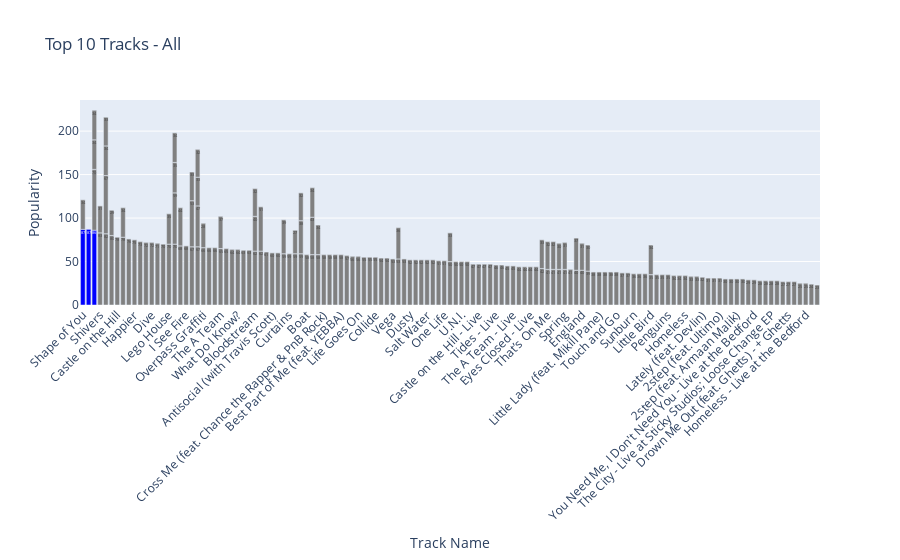

Notebook cell for this chart:
### Code cell
artist_name = "Ed Sheeran"
artist_id = get_artist_id(artist_name)
albums = get_albums(artist_id)

all_tracks = []
for album_id, album_name in albums:
    all_tracks.extend(get_tracks(album_id, album_name))

df = pd.DataFrame(all_tracks, columns=["Track", "Album", "Popularity"])
df = df.sort_values(by="Popularity", ascending=False)
df_top10 = df.groupby("Album").head(10)

display(create_bar_chart())
fig.write_html("ed_sheeran_track_popularity_by_album.html")

### Figure 1 — Plotly figure (JSON) as saved in the notebook; plotly's stock layout.template omitted (floating-point values rounded to 4 significant figures; data arrays with more than 128 entries replaced by an {"elided": "..."} marker saying what was removed)
{"data": [{"hoverinfo": "text", "hovertext": {"elided": "172 str values"}, "marker": {"color": {"elided": "172 str values"}}, "text": {"elided": "172 int values"}, "textposition": "inside", "type": "bar", "x": {"elided": "172 str values"}, "y": {"elided": "172 int values"}}], "layout": {"title": {"text": "Top 10 Tracks - All"}, "xaxis": {"tickangle": -45, "title": {"text": "Track Name"}}, "yaxis": {"title": {"text": "Popularity"}}}}
